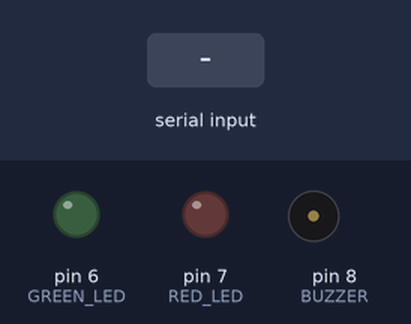
The sketch below on a simulated Arduino Uno, built with avr-gcc and run on an emulated ATmega328P. Shown: output pins drawn as LEDs (lit = HIGH), buzzer (waves = sounding). The test bench sets the inputs (shaded band).

Above: at 1.2 s.
1.3 s: "SAFE\n" received over Serial
At 2.5 s:
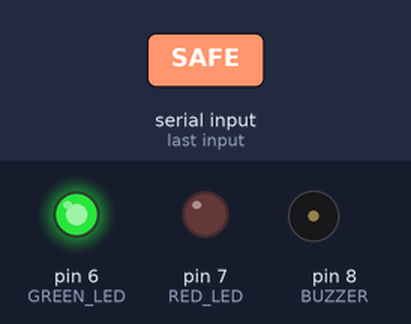
2.8 s: "DROWSY\n" received over Serial
At 3.2 s:
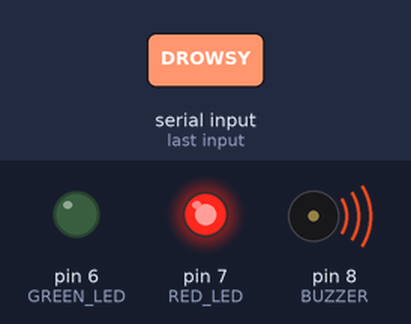
4.8 s: "DISTRACTION\n" received over Serial
At 5.9 s:
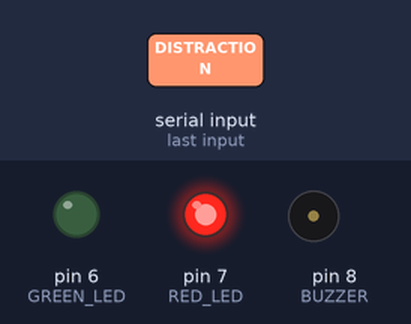
6.7 s: "CRITICAL_DROWSY\n" received over Serial
At 7.2 s:
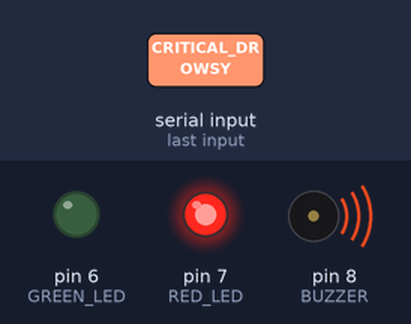
8.2 s: "STOP\n" received over Serial
At 9.2 s:
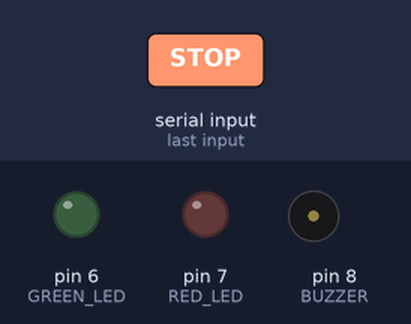
Timing chart, 0 to 10.7 s (numbered marks = the images above; inputs shaded):
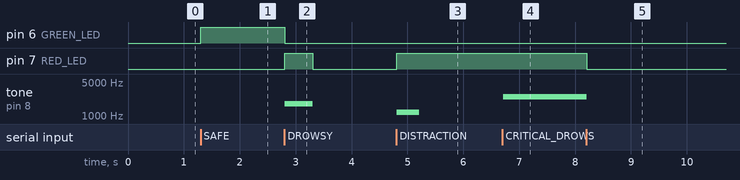

The sketch:

driver_alert_system.ino
```cpp
const int BUZZER = 8;
const int RED_LED = 7;
const int GREEN_LED = 6;

void setup() {
  pinMode(BUZZER, OUTPUT);
  pinMode(RED_LED, OUTPUT);
  pinMode(GREEN_LED, OUTPUT);

  digitalWrite(RED_LED, LOW);
  digitalWrite(GREEN_LED, LOW);
  noTone(BUZZER);

  Serial.begin(9600);
}

void loop() {

  if (Serial.available() > 0) {

    String command = Serial.readStringUntil('\n');
    command.trim();

    // SAFE
    if (command == "SAFE") {

      digitalWrite(GREEN_LED, HIGH);
      digitalWrite(RED_LED, LOW);
      noTone(BUZZER);
    }

    // NORMAL DROWSINESS
    else if (command == "DROWSY") {

      digitalWrite(GREEN_LED, LOW);

      digitalWrite(RED_LED, HIGH);
      tone(BUZZER, 1800);

      delay(500);

      digitalWrite(RED_LED, LOW);
      noTone(BUZZER);
    }

    // CRITICAL DROWSINESS
    else if (command == "CRITICAL_DROWSY") {

      digitalWrite(GREEN_LED, LOW);
      digitalWrite(RED_LED, HIGH);

      // Strong continuous buzzer
      tone(BUZZER, 2500);
    }

    // HEAD DISTRACTION
    else if (command == "DISTRACTION") {

      digitalWrite(GREEN_LED, LOW);
      digitalWrite(RED_LED, HIGH);

      tone(BUZZER, 1200);

      delay(400);

      noTone(BUZZER);
    }

    // STOP ALL
    else if (command == "STOP") {

      digitalWrite(GREEN_LED, LOW);
      digitalWrite(RED_LED, LOW);

      noTone(BUZZER);
    }
  }
}
```

Measured:
- after the input at 1.3 s, pin 6 (GREEN_LED): LOW → HIGH at once
- after the input at 2.8 s, pin 6 (GREEN_LED): HIGH → LOW at once; pin 7 (RED_LED): LOW → HIGH at once, → LOW 0.50 s later; tone on pin 8 (BUZZER): silent → 1800 Hz at once, → silent 0.50 s later
- after the input at 4.8 s, pin 7 (RED_LED): LOW → HIGH at once; tone on pin 8 (BUZZER): silent → 1200 Hz at once, → silent 0.40 s later
- after the input at 6.7 s, tone on pin 8 (BUZZER): silent → 2500 Hz at once
- after the input at 8.2 s, pin 7 (RED_LED): HIGH → LOW at once; tone on pin 8 (BUZZER): 2500 Hz → silent at once
